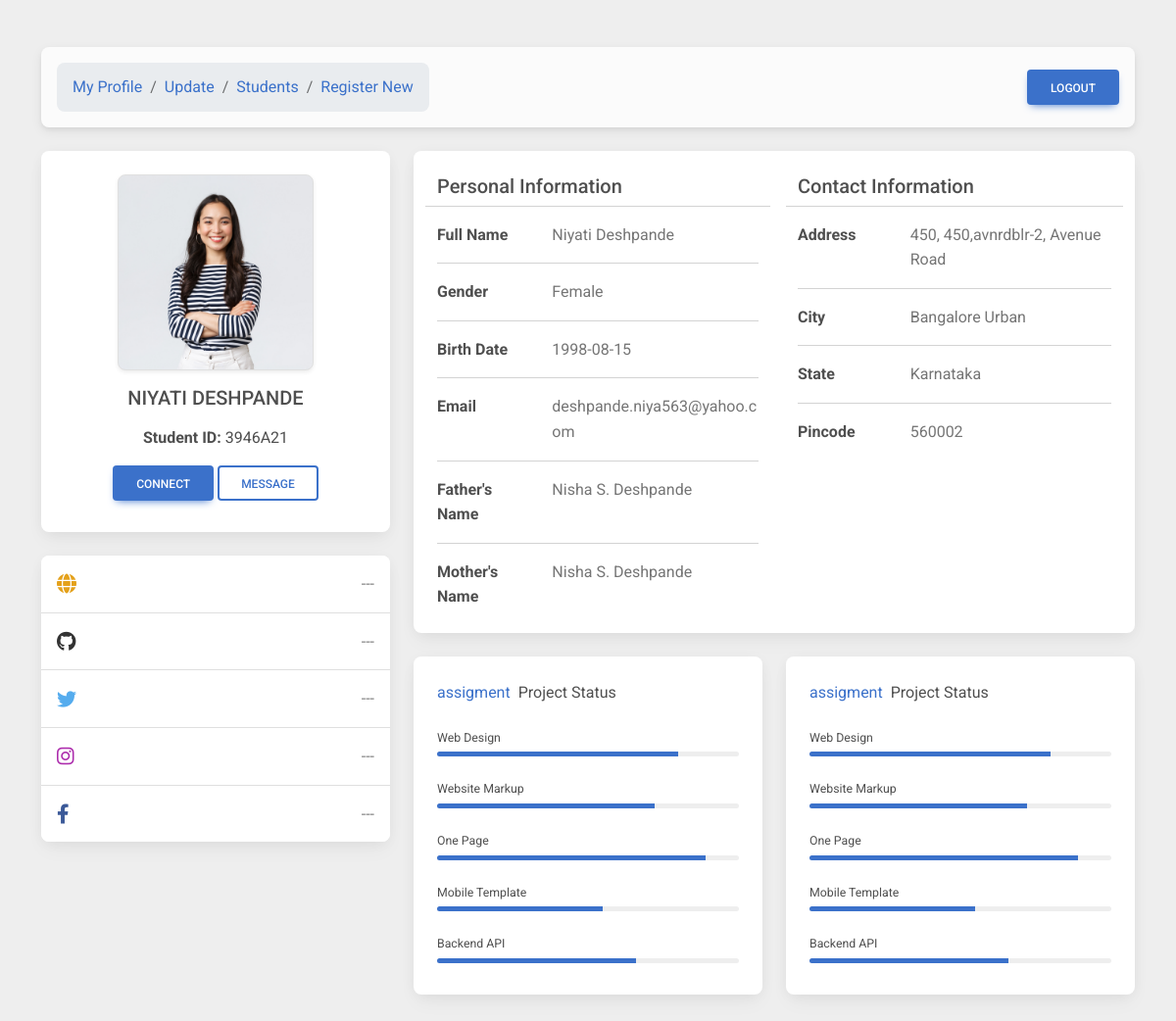
The app's page /routes/view.php?id=63bf0f3946a21 (signed in) with its own data.
### tables this page shows
CREATE TABLE `student_details` (
  `id` varchar(80) NOT NULL,
  `first_name` varchar(80) NOT NULL,
  `last_name` varchar(80) NOT NULL,
  `father_name` varchar(80) NOT NULL,
  `mother_name` varchar(80) NOT NULL,
  `gender` int(20) NOT NULL,
  `date_of_birth` date NOT NULL,
  `email_id` varchar(50) NOT NULL,
  `address` varchar(200) NOT NULL,
  `pincode` int(11) NOT NULL,
  `state` varchar(100) NOT NULL,
  `city` varchar(100) NOT NULL,
  `password` varchar(80) NOT NULL,
  `password_hash` varchar(255) DEFAULT NULL,
  `profile_pic` varchar(255) DEFAULT NULL,
  `website` varchar(255) DEFAULT NULL,
  `github` varchar(255) DEFAULT NULL,
  `twitter` varchar(255) DEFAULT NULL,
  `instagram` varchar(255) DEFAULT NULL,
  `facebook` varchar(255) DEFAULT NULL
);

### routes/view.php (the view, shortened to what the rows shown need)
<?php
include "../php/config.php";
$user_id = $_REQUEST["id"];
$sql = "SELECT * FROM student_details WHERE id = '$user_id'";
$result = mysqli_query($connect, $sql);
$row = mysqli_fetch_array($result);
$id = $row["id"];
$first_name = $row["first_name"];
$last_name = $row["last_name"];
$mother_name = $row["mother_name"];
$gender =
    $row["gender"] == 1 ? "Male" : ($row["gender"] == 2 ? "Female" : "Others");
$date_of_birth = $row["date_of_birth"];
$email_id = $row["email_id"];
$address = $row["address"];
$pincode = $row["pincode"];
$state = $row["state"];
$city = $row["city"];
$profile_pic = $row["profile_pic"];
?>
<!DOCTYPE html>
<html lang="en">
<head>
    <link rel="stylesheet" href="../css/style.css">
    <link href="https://cdnjs.cloudflare.com/ajax/libs/font-awesome/6.0.0/css/all.min.css" rel="stylesheet" />
    <link href="https://cdnjs.cloudflare.com/ajax/libs/mdb-ui-kit/6.1.0/mdb.min.css" rel="stylesheet" />
</head>
<body style="background-color: #eee;">
    <section>
        <div class="container py-5">
            <div class="row">
                <div class="col-lg-4">
                    <div class="card mb-4">
                        <div class="card-body text-center">
                            <div class="img-thumbnail img-fluid"
                                style="width: 200px; height: 200px; border-radius: .5em; background-image: url('<?php echo "../img/upload/" .
                                    $profile_pic; ?>'); background-size: cover; background-position: top center; margin: auto;"
                                alt="User Image">
                            </div>
                            <h5 class="my-3" style="text-transform: uppercase">
                                <?php echo $first_name . " " . $last_name; ?>
                            </h5>
                            <p class="mb-3"><strong>Student ID:</strong> <?php echo strtoupper(
                                substr($id, 6)
                            ); ?></p>
                            <div class="d-flex justify-content-center mb-2">
                                <a href="mailto:<?php echo $email_id; ?>" role="button"
                                    class="btn btn-primary">Connect</a>
                                <a href="#" role="button" class="btn btn-outline-primary ms-1"
                                    data-mdb-ripple-color="primary">Message</a>
                            </div>
                        </div>
                    </div>
                </div>
                <div class="col-lg-8">
                    <div class="card mb-4 d-lg-flex flex-lg-row">
                        <div class="col-lg-6">
                            <div class="card-body" style="padding-right: 1rem">
                                <div class="row">
                                    <div class="col-sm-8">
                                        <p class="text-muted mb-0">
                                            <?php echo $first_name .
                                                " " .
                                                $last_name; ?>
                                        </p>
                                    </div>
                                </div>
                                <div class="row">
                                    <div class="col-sm-8">
                                        <p class="text-muted mb-0"><?php echo $gender; ?></p>
                                    </div>
                                </div>
                                <div class="row">
                                    <div class="col-sm-8">
                                        <p class="text-muted mb-0">
                                            <?php echo $date_of_birth; ?>
                                        </p>
                                    </div>
                                </div>
                                <div class="row">
                                    <div class="col-sm-8">
                                        <p class="text-muted mb-0">
                                            <?php echo $email_id; ?>
                                        </p>
                                    </div>
                                </div>
                                <div class="row">
                                    <div class="col-sm-8">
                                        <p class="text-muted mb-0">
                                            <?php echo $mother_name; ?>
                                        </p>
                                    </div>
                                </div>
                                <div class="row">
                                    <div class="col-sm-8">
                                        <p class="text-muted mb-0"><?php echo $mother_name; ?></p>
                                    </div>
                                </div>
                            </div>
                        </div>
                        <div class="col-lg-6">
                            <div class="card-body">
                                <div class="row">
                                    <div class="col-sm-8">
                                        <p class="text-muted mb-0">
                                            <?php echo $address; ?>
                                        </p>
                                    </div>
                                </div>
                                <div class="row">
                                    <div class="col-sm-8">
                                        <p class="text-muted mb-0"><?php echo $city; ?></p>
                                    </div>
                                </div>
                                <div class="row">
                                    <div class="col-sm-8">
                                        <p class="text-muted mb-0">
                                            <?php echo $state; ?>
                                        </p>
                                    </div>
                                </div>
                                <div class="row">
                                    <div class="col-sm-8">
                                        <p class="text-muted mb-0">
                                            <?php echo $pincode; ?>
                                        </p>
                                    </div>
                                </div>
                            </div>
                        </div>
                    </div>
                </div>
            </div>
        </div>
    </section>
</body>
</html>

### records on screen
student_details: profile_pic (picture), first_name "NIYATI", last_name "DESHPANDE", id "3946A21", first_name "Niyati", last_name "Deshpande", gender "Female", date_of_birth "1998-08-15", email "deshpande.niya563@yahoo.com", mother_name "Nisha S. Deshpande", address "450, 450,avnrdblr-2, Avenue Road", city "Bangalore Urban", state "Karnataka", pincode "560002"
